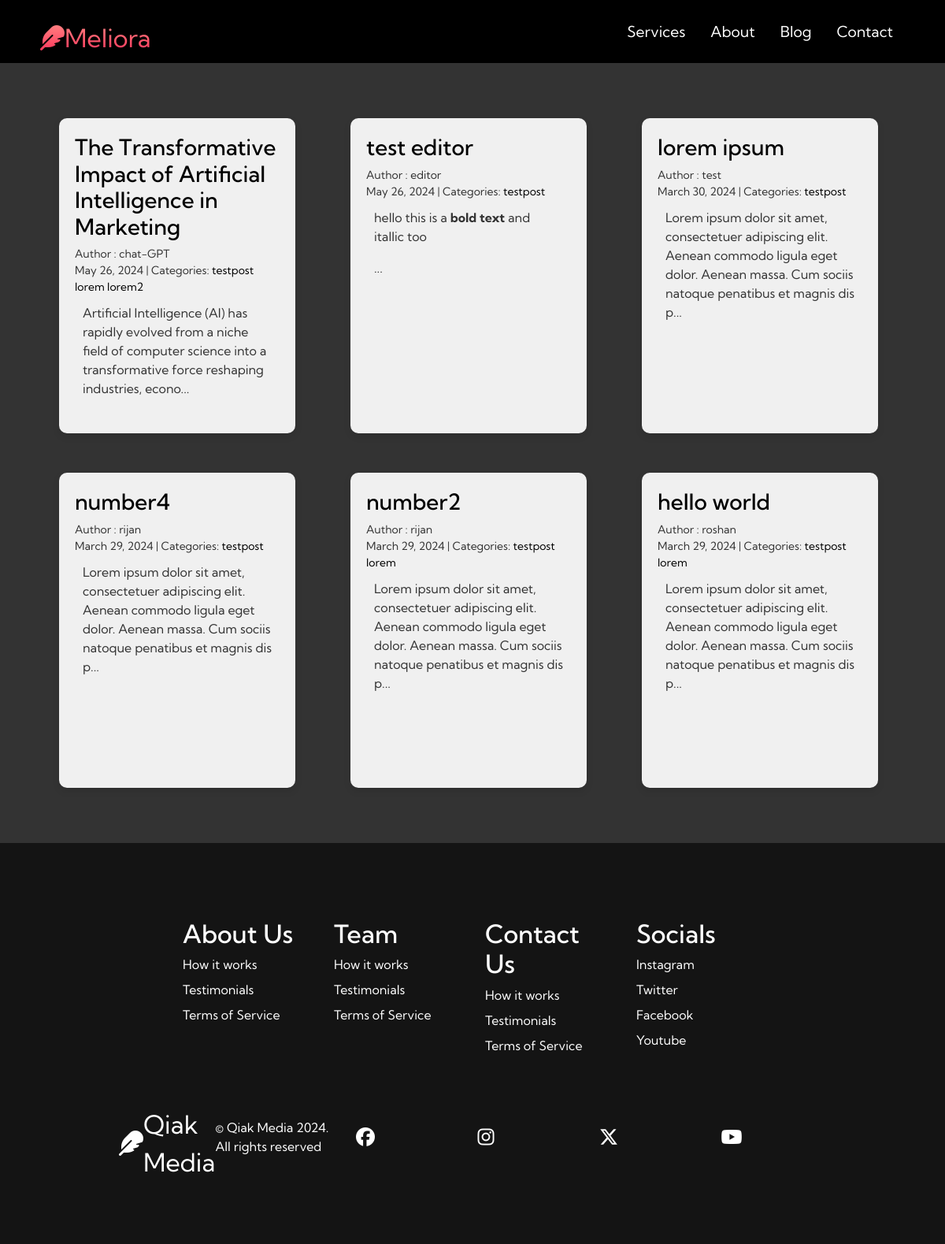
/blog/category/testpost/, run on the app's committed database.
### blogs/models.py (models this page shows, shortened)
class Post(models.Model):
    title = models.TextField()
    author = models.CharField(max_length = 255)
    body = RichTextField(blank=True, null= True)
    created_on = models.DateTimeField(auto_now_add = True)
    categories = models.ManyToManyField("Category",related_name="posts")

class category(models.Model):
    name = models.CharField(max_length=255)
    class Meta:
        verbose_name_plural = "categories"

### blogs/views.py (the view)
def blog_category(request,category):
    posts = Post.objects.filter(
        categories__name__contains = category
    ).order_by("-created_on")
    context = {
        "category":category,
        "posts":posts,
    }
    return render(request,"blog/category.html",context)

### blogs/templatetags/removeimage.py (called while the page is built)
@register.filter(name="remove_image")
@stringfilter
def remove_image(body):
    start = 0
    end = 0
    if "<p><img" in body:
        start = body.index("<p><img")
    else:
        start = -99
    if "</p>" in body[start:]:
        end = body[start:].index("</p>")
    if start != -99:
        body = body.replace(body[start:end+4],"")
    return body

### blogs/templatetags/slug.py (called while the page is built)
@register.filter(name="slug")
def slug(title):
    return slugify(title)

### templates/blog/category.html (shortened to what this page needs)
{% extends "blog/blog_index.html" %}

### templates/blog/blog_index.html (shortened to what this page needs)
{% extends "index/index.html" %}
{% load static %}
{%load removeimage%}
{%load slug%}
{% block body1%}
<div class=post>
    {% block posts %}
    {% for post in posts %}
        <div class="new_post">
            <a class="article-link" href="{% url 'detail' post.pk post.title|slug %}"><h3 id="title">{{post.title}}</h3></a>
            <small>
                Author : {{post.author}}
                <br>
                {{post.created_on.date}} | Categories:
                {%for category in post.categories.all%}
                <a class="article-link" href="{% url 'blog_category' category.name%}">{{category.name}}</a>
                {%endfor%}
            </small>
            <div class="synopsis">
                {{post.body |remove_image | safe | slice:":150" }}...
            </div>
        </div>
    <br>
    {% endfor %}
    {% endblock posts %}
</div>
{% endblock body1%}

### static/style.css (style rules this page uses)
* { box-sizing: border-box; padding: 0; margin: 0; font-family: "Kumbh Sans", sans-serif; }

### templates/blog/blog_index.html (style rules this page uses)
body { background-color: #333; }
.new_post { width: 300px; height: 400px; background-color: #f0f0f0; border-radius: 10px; box-shadow: 0px 4px 10px rgba(0, 0, 0, 0.1); padding: 20px; margin: 20px auto; text-align: left; font-family: Arial, sans-serif; font-size: 16px; color: #333; }
.synopsis { padding: 10px; height: auto; }
.post { display: flex; justify-content: center; align-items: flex-start; flex-wrap: wrap; gap: 10px; padding: 50px; }
#title { font-size: auto; }
.article-link { color: #000000; text-decoration: none; transition: color 0.3s ease; }

### data on the page
Post: title "The Transformative Impact of Artificial Intelligence in Marketing", author "chat-GPT", created_on "May 26, 2024", body|remove_image "Artificial Intelligence (AI) has rapidly evolved from a niche field of computer science into a transformative force reshaping industries, econo"
category: name "testpost"
category: name "lorem"
category: name "lorem2"
Post: title "test editor", author "editor", created_on "May 26, 2024", body|remove_image "hello this is a bold text and itallic too"
Post: title "lorem ipsum", author "test", created_on "March 30, 2024", body|remove_image "Lorem ipsum dolor sit amet, consectetuer adipiscing elit. Aenean commodo ligula eget dolor. Aenean massa. Cum sociis natoque penatibus et magnis dis p"
Post: title "number4", author "rijan", created_on "March 29, 2024", body|remove_image "Lorem ipsum dolor sit amet, consectetuer adipiscing elit. Aenean commodo ligula eget dolor. Aenean massa. Cum sociis natoque penatibus et magnis dis p"
Post: title "number2", author "rijan", created_on "March 29, 2024", body|remove_image "Lorem ipsum dolor sit amet, consectetuer adipiscing elit. Aenean commodo ligula eget dolor. Aenean massa. Cum sociis natoque penatibus et magnis dis p"
Post: title "hello world", author "roshan", created_on "March 29, 2024", body|remove_image "Lorem ipsum dolor sit amet, consectetuer adipiscing elit. Aenean commodo ligula eget dolor. Aenean massa. Cum sociis natoque penatibus et magnis dis p"
